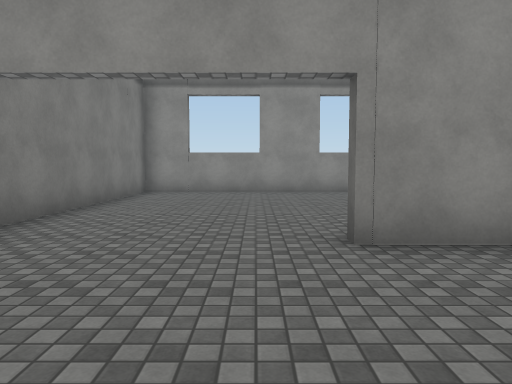
view 1 (above)

16 first-person views from a walk through a 3-D level made in the Unity game engine. The camera is 1.4 m above the floor, tilts 4° down and sees 70° across. The floor is counted in squares, 2 m on a side. Each view is taken from the middle of a square. On the plan, view 1 faces up. The plan holds only what a view shows up to about 11 squares ahead; the rest is blank. The player is left out. Surface patterns are stand-ins for the level's own textures.

view 2
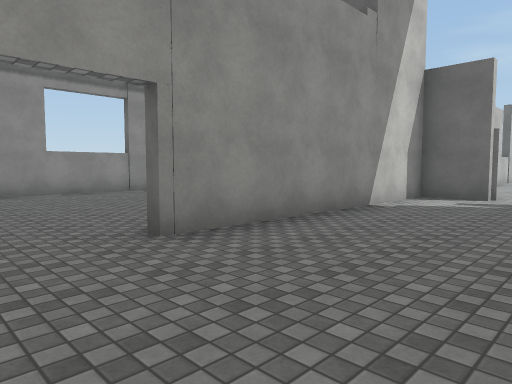

view 3
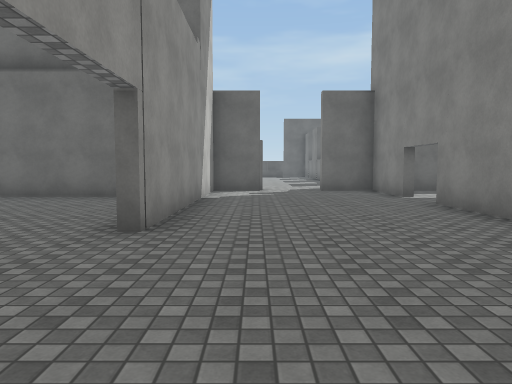

view 4
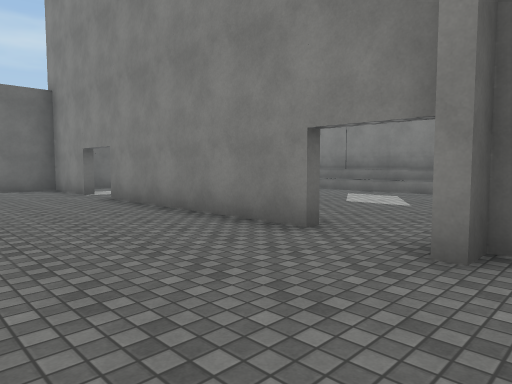

view 5
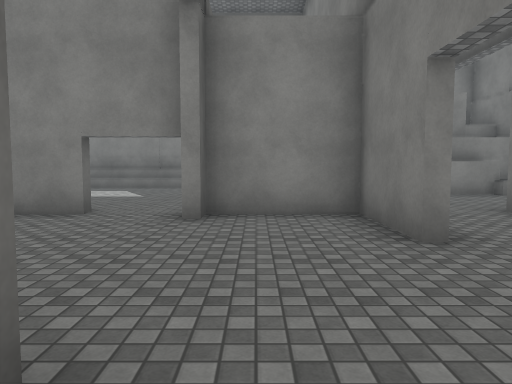

view 6
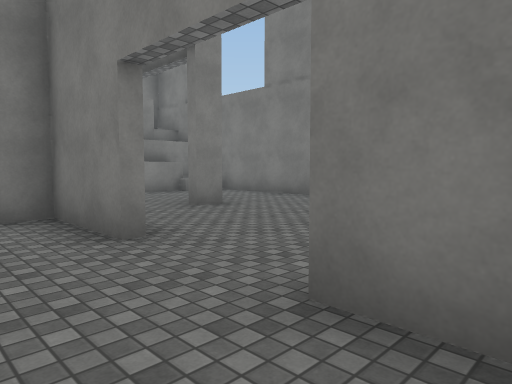

view 7
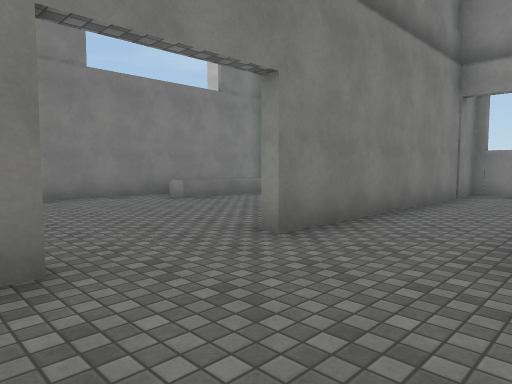

view 8
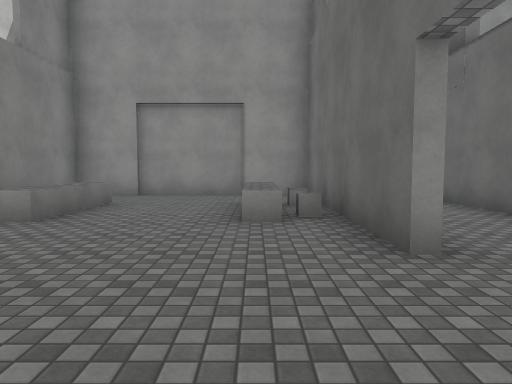

view 9
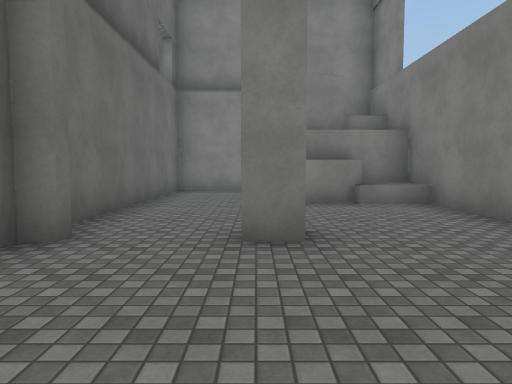

view 10
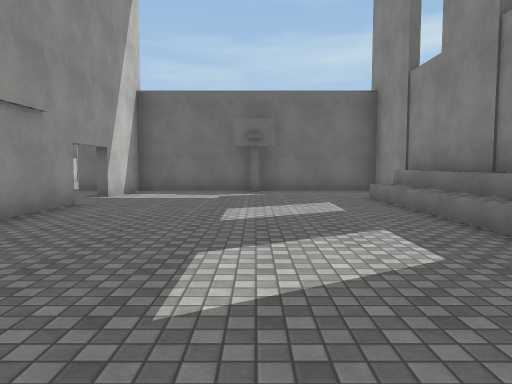

view 11
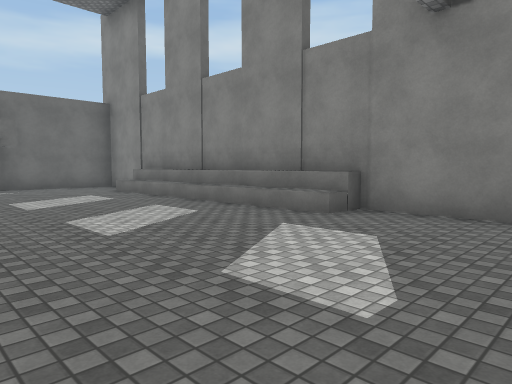

view 12
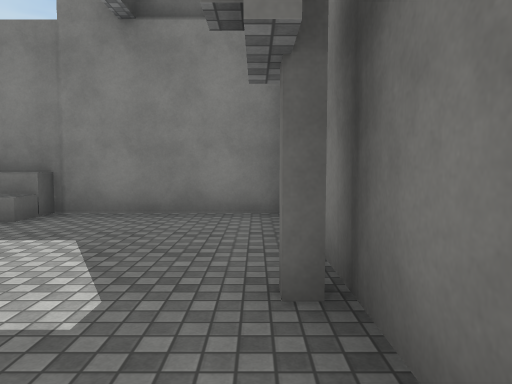

view 13
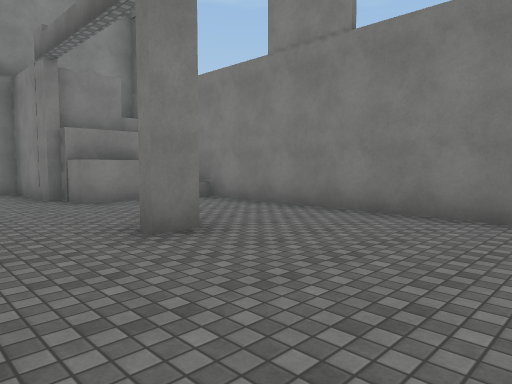

view 14
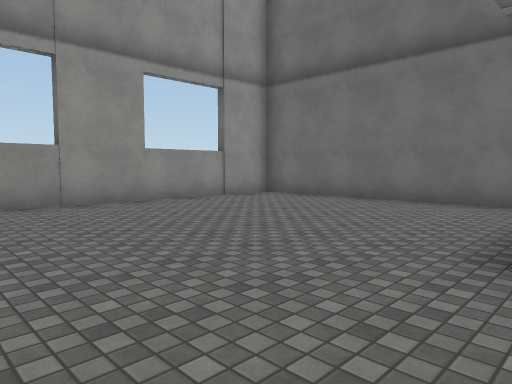

view 15
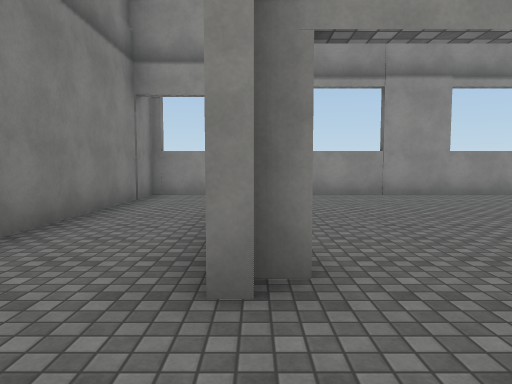

view 16
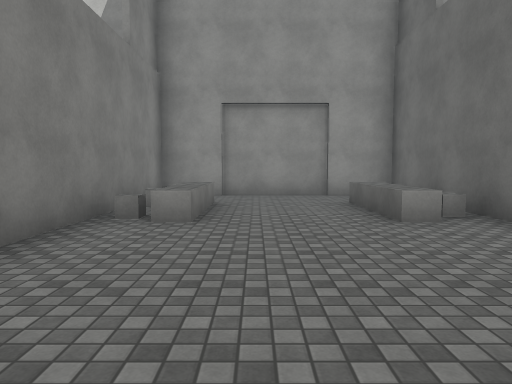

### Floor plan
Ten units are one square. View 1 is at (0, 0); x grows to the right and y downward. Boxes are objects, and circles mark ways between rooms. Rooms are numbered by the first view taken in them; rooms with no view inside come last. Other rooms are left out.
<svg viewBox="-120 -104 205 194">
<path fill="none" stroke="#000" d="M-26 -32 -31 -32M53 -42 53 -99 -30 -99 -30 -42M-15 14 39 14M-55 -45 -55 -28M75 -19 75 -32 9 -32M52 14 75 14 75 -1M-55 -8 -55 14 -33 14M-58 -28 -58 -88 -112 -88 -112 -64M-112 -45 -112 58 -82 58 -82 85 -58 85 -58 22M-33 -52 -33 -74M-41 -99 -55 -99 -55 -45M-66 -46 -72 -46 -72 -71M-98 -71 -98 -46 -104 -46M-112 49 -104 49M-20 81 54 81M39 16 18 16M-20 85 -20 76M-55 36 -55 59M-54 85 75 85 75 16 52 16M-20 76 52 76"/>
<rect x="-115" y="-55" width="10" height="10" fill="#bbb"><title>other object</title></rect>
<rect x="-115" y="-65" width="10" height="10" fill="#bbb"><title>other object</title></rect>
<rect x="-105" y="45" width="20" height="10" fill="#bbb"><title>other object</title></rect>
<rect x="-65" y="-55" width="10" height="10" fill="#bbb"><title>other object</title></rect>
<rect x="-65" y="-75" width="10" height="10" fill="#bbb"><title>other object</title></rect>
<circle cx="-45" cy="-35" r="3" fill="#2a7"/>
<circle cx="-60" cy="-15" r="3" fill="#2a7"/>
<circle cx="-25" cy="10" r="3" fill="#2a7"/>
<circle cx="45" cy="10" r="3" fill="#2a7"/>
<text x="10" y="-40">1</text>
<text x="-80" y="-20">2</text>
<text x="10" y="50">3</text>
</svg>
Room 1 opens to room 2. Room 1 opens to room 3.

Where each view was taken, in squares from view 1:
view 1: 0 up, 0 right, facing up
view 2: 0 up, 1 left, facing up-right
view 3: 2 up, 3 left, facing right
view 4: 2 up, 4 left, facing down-right
view 5: 4 up, 4 left, facing down
view 6: 4 up, 4 left, facing down-left
view 7: 0 up, 3 left, facing up-left
view 8: 0 up, 7 left, facing up
view 9: 2 up, 8 left, facing down
view 10: 5 down, 3 left, facing right
view 11: 3 down, 5 left, facing down-right
view 12: 3 down, 5 left, facing down
view 13: 2 up, 6 left, facing down-left
view 14: 3 up, 2 left, facing up-right
view 15: 1 up, 3 left, facing up
view 16: 0 up, 9 left, facing up
